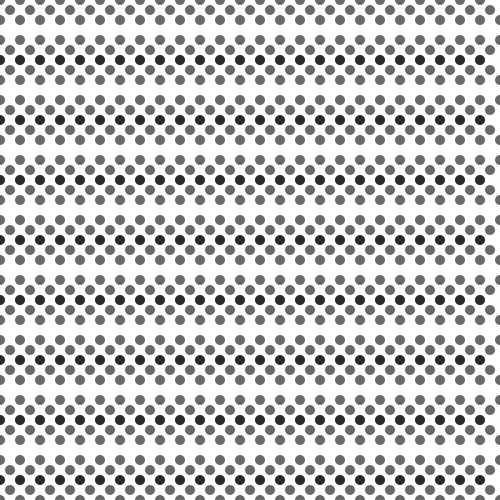
Frame 1 (no input)
Frame 60 (the mouse pressed at the canvas centre just before this capture): identical to frame 1, image omitted
Frame 120 (the mouse held since frame 60 and released just before this capture): identical to frame 1, image omitted

The Processing sketch that drew this single still picture (run headless with seeded random() and noise(); from frame 60 on, the mouse is pressed at the canvas centre):

// Processing sketch: processing_28410
// ── processing_28410.pde


// ::::::::::::::::: Variablen ::::::::::::::
// S = eine Schräge
int S=30;  //Standart Wert: 46

// D = Diameter des Kreises
int D=10;  //Standart Wert: 10

// A = Abstand der Kreise
int A=10;  //Standart Wert: 10

// As = Abstand der Schlange
int As=-10;  //Standart Wert: 0

// SC = nach links Scrollen
int SC=-20;  //Standart Wert: 0

/////////////////////////////////////////////////
 void setup(){
  size(500, 500);
  smooth();
} 
void draw(){
  background(255);
  noStroke();
  fill(0,150);

for(int B=0+SC; B <width; B=B + S +As){ 
for(int L=0; L <height; L=L + S*2){ 
///////////////////////////////////////////////
  int y=L;
  int y2=L+S*2;
  
  
 // von links nach rechts
  for(int x=0; x<S; x=x + A) {    
      ellipse(x+B,y, D, D); 
      y = y +A;     
  }
 // von rechts nach links 
  for(int x=0; x<S; x=x + A) {     
      ellipse(x+B,y2, D, D);
      y2 = y2 -A;      
    }
 ///////////////////////////////////////////////
 }

}
  
}
